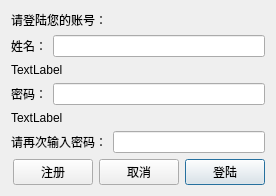
<?xml version="1.0" encoding="UTF-8"?>
<ui version="4.0">
 <class>LoginDialog</class>
 <widget class="QDialog" name="LoginDialog">
  <property name="geometry">
   <rect>
    <x>0</x>
    <y>0</y>
    <width>276</width>
    <height>181</height>
   </rect>
  </property>
  <property name="windowTitle">
   <string>Dialog</string>
  </property>
  <layout class="QVBoxLayout" name="verticalLayout">
   <item>
    <widget class="QLabel" name="label_2">
     <property name="text">
      <string>请登陆您的账号：</string>
     </property>
    </widget>
   </item>
   <item>
    <layout class="QHBoxLayout" name="horizontalLayout">
     <item>
      <widget class="QLabel" name="label">
       <property name="text">
        <string>姓名：</string>
       </property>
      </widget>
     </item>
     <item>
      <widget class="QLineEdit" name="lineEditName"/>
     </item>
    </layout>
   </item>
   <item>
    <widget class="QLabel" name="labelNameInfo">
     <property name="text">
      <string>TextLabel</string>
     </property>
    </widget>
   </item>
   <item>
    <layout class="QHBoxLayout" name="horizontalLayout_2">
     <item>
      <widget class="QLabel" name="label_3">
       <property name="text">
        <string>密码：</string>
       </property>
      </widget>
     </item>
     <item>
      <widget class="QLineEdit" name="lineEditPass"/>
     </item>
    </layout>
   </item>
   <item>
    <widget class="QLabel" name="labelPassInfo">
     <property name="text">
      <string>TextLabel</string>
     </property>
    </widget>
   </item>
   <item>
    <layout class="QHBoxLayout" name="horizontalLayout_4">
     <item>
      <widget class="QLabel" name="labelPassAgain">
       <property name="text">
        <string>请再次输入密码：</string>
       </property>
      </widget>
     </item>
     <item>
      <widget class="QLineEdit" name="lineEditPassAgain">
       <property name="echoMode">
        <enum>QLineEdit::Password</enum>
       </property>
      </widget>
     </item>
    </layout>
   </item>
   <item>
    <layout class="QHBoxLayout" name="horizontalLayout_3">
     <item>
      <spacer name="horizontalSpacer">
       <property name="orientation">
        <enum>Qt::Horizontal</enum>
       </property>
       <property name="sizeHint" stdset="0">
        <size>
         <width>40</width>
         <height>20</height>
        </size>
       </property>
      </spacer>
     </item>
     <item>
      <widget class="QPushButton" name="ButtonRegist">
       <property name="text">
        <string>注册</string>
       </property>
      </widget>
     </item>
     <item>
      <widget class="QPushButton" name="ButtonBack">
       <property name="text">
        <string>取消</string>
       </property>
      </widget>
     </item>
     <item>
      <widget class="QPushButton" name="ButtonLogin">
       <property name="text">
        <string>登陆</string>
       </property>
       <property name="default">
        <bool>true</bool>
       </property>
      </widget>
     </item>
    </layout>
   </item>
  </layout>
 </widget>
 <resources/>
 <connections/>
</ui>
